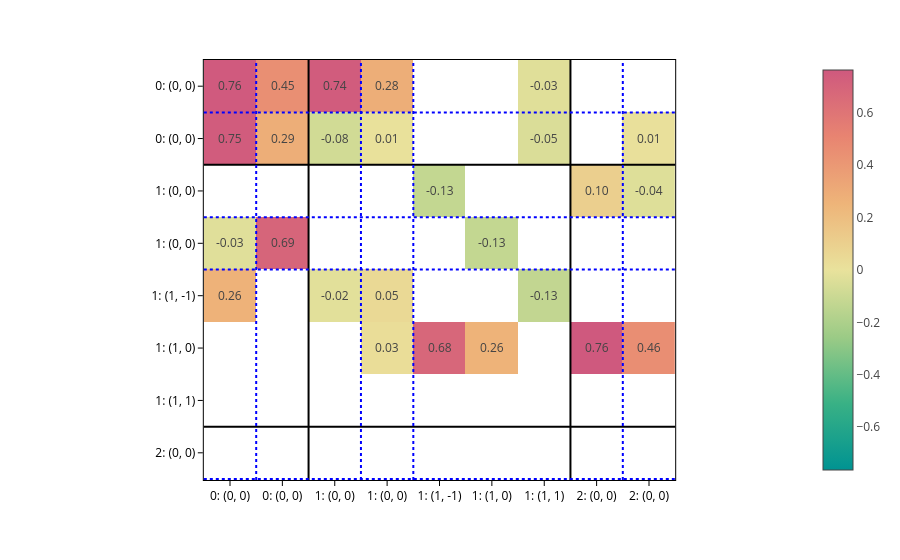
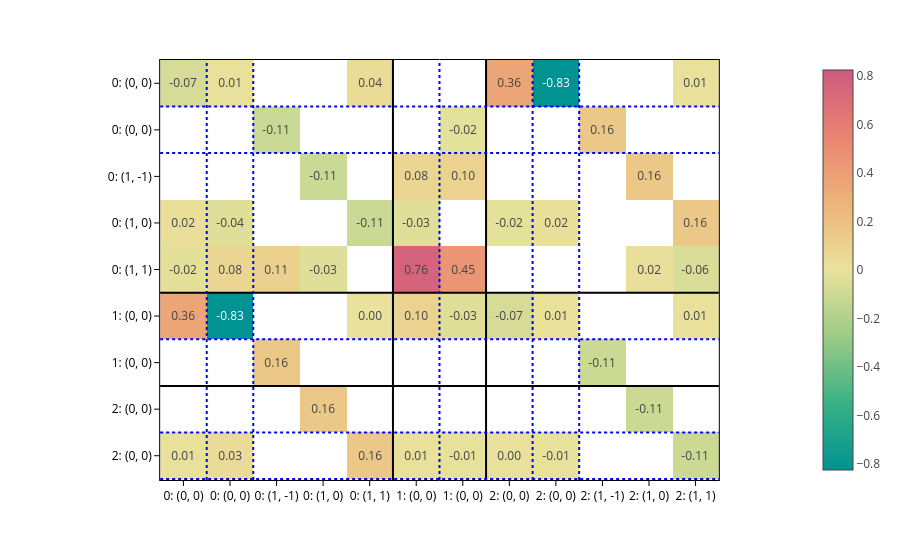

The notebook cell these images were saved under, in order:
### Markdown cell above
And plot the obtained matrices:

### Code cell
matrices = processor.matrix_from_data(
    data,
    predictions={"node_labels": node_labels, "edge_labels": edge_labels},
)

for config, matrix in zip(configs, matrices):
    plot_basis_matrix(
        matrix,
        config,
        point_lines={"color": "black"},
        basis_lines={"color": "blue"},
        colorscale="temps",
        text=".2f",
        basis_labels=True,
    ).show()

### Figure 1 — Plotly figure (JSON) as saved in the notebook; plotly's stock layout.template omitted (floating-point values rounded to 4 significant figures)
{"data": [{"coloraxis": "coloraxis", "hovertemplate": "x: %{x}<br>y: %{y}<br>color: %{z}<extra></extra>", "name": "0", "texttemplate": "%{z:.2f}", "type": "heatmap", "xaxis": "x", "yaxis": "y", "z": [[0.7559, 0.4505, 0.7447, 0.2836, null, null, -0.0313, null, null], [0.7473, 0.2874, -0.07855, 0.008286, null, null, -0.05018, null, 0.009333], [null, null, null, null, -0.1265, null, null, 0.1042, -0.03624], [-0.02847, 0.6926, null, null, null, -0.1265, null, null, null], [0.2644, null, -0.02451, 0.04927, null, null, -0.1275, null, null], [null, null, null, 0.02654, 0.6831, 0.2618, null, 0.7632, 0.4558]]}], "layout": {"coloraxis": {"cmid": 0, "colorscale": [[0, "rgb(0, 147, 146)"], [0.1667, "rgb(57, 177, 133)"], [0.3333, "rgb(156, 203, 134)"], [0.5, "rgb(233, 226, 156)"], [0.6667, "rgb(238, 180, 121)"], [0.8333, "rgb(232, 132, 113)"], [1, "rgb(207, 89, 126)"]]}, "margin": {"t": 60}, "shapes": [{"line": {"color": "black"}, "type": "line", "x0": 0, "x1": 1, "xref": "x domain", "y0": 1.5, "y1": 1.5, "yref": "y"}, {"line": {"color": "black"}, "type": "line", "x0": 1.5, "x1": 1.5, "xref": "x", "y0": 0, "y1": 1, "yref": "y domain"}, {"line": {"color": "black"}, "type": "line", "x0": 0, "x1": 1, "xref": "x domain", "y0": 6.5, "y1": 6.5, "yref": "y"}, {"line": {"color": "black"}, "type": "line", "x0": 6.5, "x1": 6.5, "xref": "x", "y0": 0, "y1": 1, "yref": "y domain"}, {"line": {"color": "blue", "dash": "dot"}, "type": "line", "x0": 0, "x1": 1, "xref": "x domain", "y0": 0.5, "y1": 0.5, "yref": "y"}, {"line": {"color": "blue", "dash": "dot"}, "type": "line", "x0": 0.5, "x1": 0.5, "xref": "x", "y0": 0, "y1": 1, "yref": "y domain"}, {"line": {"color": "blue", "dash": "dot"}, "type": "line", "x0": 0, "x1": 1, "xref": "x domain", "y0": 2.5, "y1": 2.5, "yref": "y"}, {"line": {"color": "blue", "dash": "dot"}, "type": "line", "x0": 2.5, "x1": 2.5, "xref": "x", "y0": 0, "y1": 1, "yref": "y domain"}, {"line": {"color": "blue", "dash": "dot"}, "type": "line", "x0": 0, "x1": 1, "xref": "x domain", "y0": 3.5, "y1": 3.5, "yref": "y"}, {"line": {"color": "blue", "dash": "dot"}, "type": "line", "x0": 3.5, "x1": 3.5, "xref": "x", "y0": 0, "y1": 1, "yref": "y domain"}, {"line": {"color": "blue", "dash": "dot"}, "type": "line", "x0": 0, "x1": 1, "xref": "x domain", "y0": 7.5, "y1": 7.5, "yref": "y"}, {"line": {"color": "blue", "dash": "dot"}, "type": "line", "x0": 7.5, "x1": 7.5, "xref": "x", "y0": 0, "y1": 1, "yref": "y domain"}], "xaxis": {"anchor": "y", "constrain": "domain", "domain": [0, 1], "scaleanchor": "y", "ticktext": ["0: (0, 0)", "0: (0, 0)", "1: (0, 0)", "1: (0, 0)", "1: (1, -1)", "1: (1, 0)", "1: (1, 1)", "2: (0, 0)", "2: (0, 0)"], "tickvals": [0, 1, 2, 3, 4, 5, 6, 7, 8]}, "yaxis": {"anchor": "x", "autorange": "reversed", "constrain": "domain", "domain": [0, 1], "ticktext": ["0: (0, 0)", "0: (0, 0)", "1: (0, 0)", "1: (0, 0)", "1: (1, -1)", "1: (1, 0)", "1: (1, 1)", "2: (0, 0)", "2: (0, 0)"], "tickvals": [0, 1, 2, 3, 4, 5, 6, 7, 8]}}}

### Figure 2 — Plotly figure (JSON) as saved in the notebook; plotly's stock layout.template omitted (floating-point values rounded to 4 significant figures)
{"data": [{"coloraxis": "coloraxis", "hovertemplate": "x: %{x}<br>y: %{y}<br>color: %{z}<extra></extra>", "name": "0", "texttemplate": "%{z:.2f}", "type": "heatmap", "xaxis": "x", "yaxis": "y", "z": [[-0.06776, 0.007557, null, null, 0.03763, null, null, 0.3599, -0.8255, null, null, 0.006839], [null, null, -0.1092, null, null, null, -0.01691, null, null, 0.1571, null, null], [null, null, null, -0.1092, null, 0.0776, 0.09825, null, null, null, 0.1571, null], [0.01833, -0.03691, null, null, -0.1098, -0.03107, null, -0.01664, 0.01727, null, null, 0.1574], [-0.01948, 0.07617, 0.1067, -0.03272, null, 0.7588, 0.4527, null, null, null, 0.01708, -0.0609], [0.3599, -0.8257, null, null, 0.002274, 0.09642, -0.03173, -0.06623, 0.007772, null, null, 0.008066], [null, null, 0.1573, null, null, null, null, null, null, -0.1066, null, null], [null, null, null, 0.1573, null, null, null, null, null, null, -0.1066, null], [0.01107, 0.03491, null, null, 0.1576, 0.006931, -0.01196, 0.003987, -0.007963, null, null, -0.1067]]}], "layout": {"coloraxis": {"cmid": 0, "colorscale": [[0, "rgb(0, 147, 146)"], [0.1667, "rgb(57, 177, 133)"], [0.3333, "rgb(156, 203, 134)"], [0.5, "rgb(233, 226, 156)"], [0.6667, "rgb(238, 180, 121)"], [0.8333, "rgb(232, 132, 113)"], [1, "rgb(207, 89, 126)"]]}, "margin": {"t": 60}, "shapes": [{"line": {"color": "black"}, "type": "line", "x0": 0, "x1": 1, "xref": "x domain", "y0": 4.5, "y1": 4.5, "yref": "y"}, {"line": {"color": "black"}, "type": "line", "x0": 4.5, "x1": 4.5, "xref": "x", "y0": 0, "y1": 1, "yref": "y domain"}, {"line": {"color": "black"}, "type": "line", "x0": 0, "x1": 1, "xref": "x domain", "y0": 6.5, "y1": 6.5, "yref": "y"}, {"line": {"color": "black"}, "type": "line", "x0": 6.5, "x1": 6.5, "xref": "x", "y0": 0, "y1": 1, "yref": "y domain"}, {"line": {"color": "blue", "dash": "dot"}, "type": "line", "x0": 0, "x1": 1, "xref": "x domain", "y0": 0.5, "y1": 0.5, "yref": "y"}, {"line": {"color": "blue", "dash": "dot"}, "type": "line", "x0": 0.5, "x1": 0.5, "xref": "x", "y0": 0, "y1": 1, "yref": "y domain"}, {"line": {"color": "blue", "dash": "dot"}, "type": "line", "x0": 0, "x1": 1, "xref": "x domain", "y0": 1.5, "y1": 1.5, "yref": "y"}, {"line": {"color": "blue", "dash": "dot"}, "type": "line", "x0": 1.5, "x1": 1.5, "xref": "x", "y0": 0, "y1": 1, "yref": "y domain"}, {"line": {"color": "blue", "dash": "dot"}, "type": "line", "x0": 0, "x1": 1, "xref": "x domain", "y0": 5.5, "y1": 5.5, "yref": "y"}, {"line": {"color": "blue", "dash": "dot"}, "type": "line", "x0": 5.5, "x1": 5.5, "xref": "x", "y0": 0, "y1": 1, "yref": "y domain"}, {"line": {"color": "blue", "dash": "dot"}, "type": "line", "x0": 0, "x1": 1, "xref": "x domain", "y0": 7.5, "y1": 7.5, "yref": "y"}, {"line": {"color": "blue", "dash": "dot"}, "type": "line", "x0": 7.5, "x1": 7.5, "xref": "x", "y0": 0, "y1": 1, "yref": "y domain"}, {"line": {"color": "blue", "dash": "dot"}, "type": "line", "x0": 0, "x1": 1, "xref": "x domain", "y0": 8.5, "y1": 8.5, "yref": "y"}, {"line": {"color": "blue", "dash": "dot"}, "type": "line", "x0": 8.5, "x1": 8.5, "xref": "x", "y0": 0, "y1": 1, "yref": "y domain"}], "xaxis": {"anchor": "y", "constrain": "domain", "domain": [0, 1], "scaleanchor": "y", "ticktext": ["0: (0, 0)", "0: (0, 0)", "0: (1, -1)", "0: (1, 0)", "0: (1, 1)", "1: (0, 0)", "1: (0, 0)", "2: (0, 0)", "2: (0, 0)", "2: (1, -1)", "2: (1, 0)", "2: (1, 1)"], "tickvals": [0, 1, 2, 3, 4, 5, 6, 7, 8, 9, 10, 11]}, "yaxis": {"anchor": "x", "autorange": "reversed", "constrain": "domain", "domain": [0, 1], "ticktext": ["0: (0, 0)", "0: (0, 0)", "0: (1, -1)", "0: (1, 0)", "0: (1, 1)", "1: (0, 0)", "1: (0, 0)", "2: (0, 0)", "2: (0, 0)", "2: (1, -1)", "2: (1, 0)", "2: (1, 1)"], "tickvals": [0, 1, 2, 3, 4, 5, 6, 7, 8, 9, 10, 11]}}}
